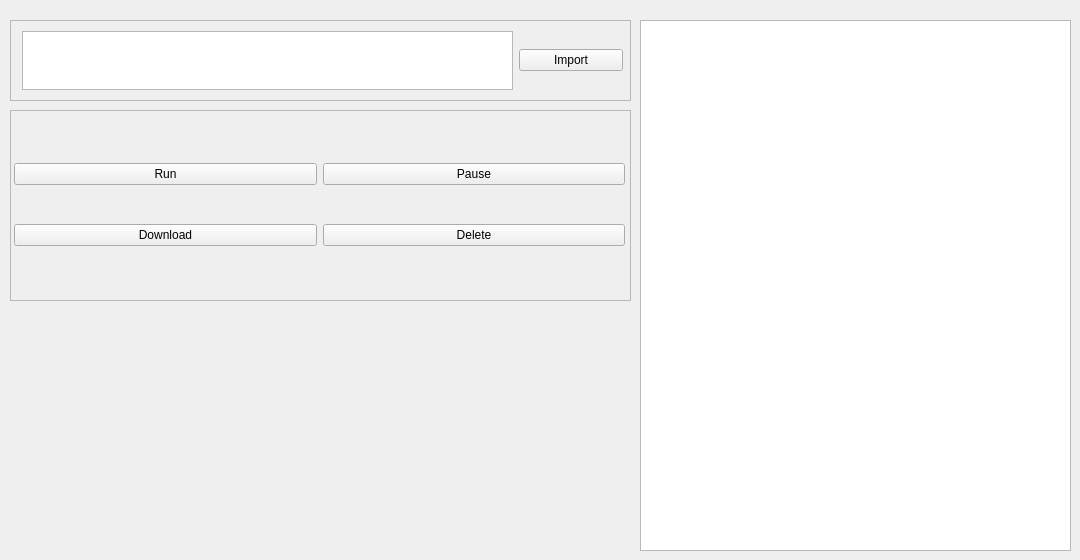
    <widget class="QWidget" name="File_Tab">
     <attribute name="title">
      <string>File</string>
     </attribute>
     <widget class="QFrame" name="Import_frame">
      <property name="geometry">
       <rect>
        <x>10</x>
        <y>20</y>
        <width>621</width>
        <height>81</height>
       </rect>
      </property>
      <property name="frameShape">
       <enum>QFrame::StyledPanel</enum>
      </property>
      <property name="frameShadow">
       <enum>QFrame::Raised</enum>
      </property>
      <widget class="QWidget" name="layoutWidget">
       <property name="geometry">
        <rect>
         <x>12</x>
         <y>10</y>
         <width>601</width>
         <height>61</height>
        </rect>
       </property>
       <layout class="QHBoxLayout" name="horizontalLayout_27">
        <item>
         <widget class="QTextBrowser" name="Import_file_text">
          <property name="maximumSize">
           <size>
            <width>491</width>
            <height>59</height>
           </size>
          </property>
         </widget>
        </item>
        <item>
         <widget class="QPushButton" name="Import_file_Button">
          <property name="text">
           <string>Import</string>
          </property>
         </widget>
        </item>
       </layout>
      </widget>
     </widget>
     <widget class="QFrame" name="buttons_frame">
      <property name="geometry">
       <rect>
        <x>10</x>
        <y>110</y>
        <width>621</width>
        <height>191</height>
       </rect>
      </property>
      <property name="frameShape">
       <enum>QFrame::StyledPanel</enum>
      </property>
      <property name="frameShadow">
       <enum>QFrame::Raised</enum>
      </property>
      <widget class="QWidget" name="layoutWidget">
       <property name="geometry">
        <rect>
         <x>4</x>
         <y>20</y>
         <width>611</width>
         <height>151</height>
        </rect>
       </property>
       <layout class="QHBoxLayout" name="horizontalLayout_28">
        <item>
         <layout class="QVBoxLayout" name="verticalLayout_25">
          <item>
           <widget class="QPushButton" name="Import_file_Run">
            <property name="text">
             <string>Run</string>
            </property>
           </widget>
          </item>
          <item>
           <widget class="QPushButton" name="Import_file_Download">
            <property name="text">
             <string>Download</string>
            </property>
           </widget>
          </item>
         </layout>
        </item>
        <item>
         <layout class="QVBoxLayout" name="verticalLayout_26">
          <item>
           <widget class="QPushButton" name="Import_file_Pause">
            <property name="text">
             <string>Pause</string>
            </property>
           </widget>
          </item>
          <item>
           <widget class="QPushButton" name="Import_file_Delete">
            <property name="text">
             <string>Delete</string>
            </property>
           </widget>
          </item>
         </layout>
        </item>
       </layout>
      </widget>
     </widget>
     <widget class="QTextEdit" name="Import_File_text">
      <property name="geometry">
       <rect>
        <x>640</x>
        <y>20</y>
        <width>431</width>
        <height>531</height>
       </rect>
      </property>
     </widget>
    </widget>
